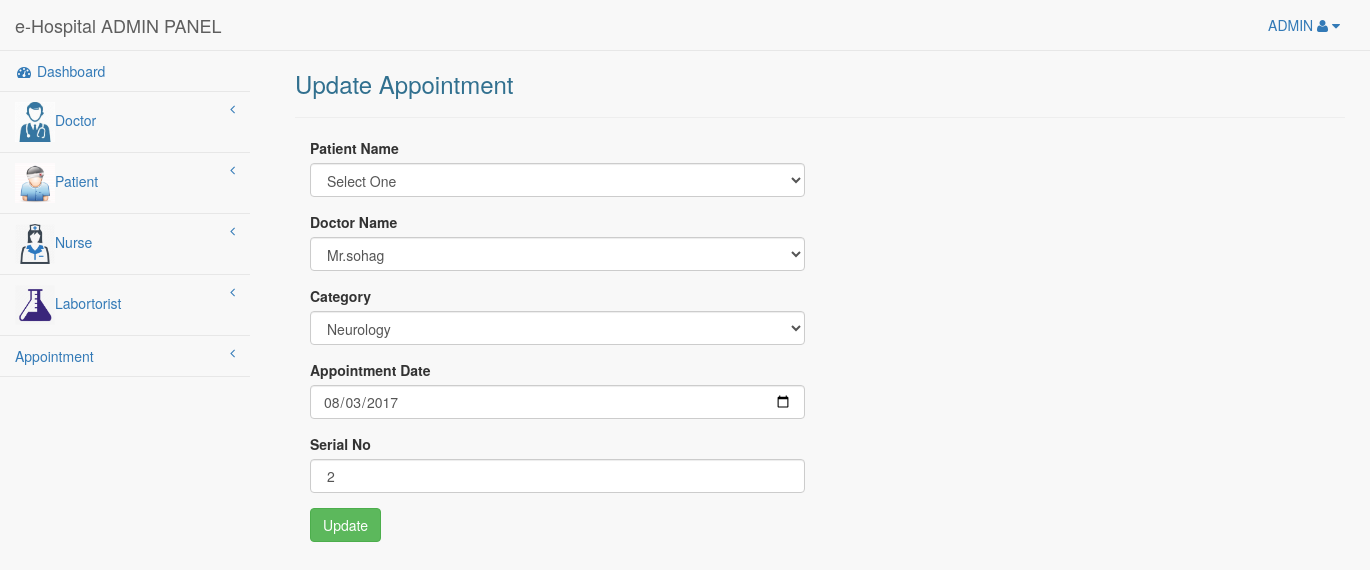
/view/admin/appointment/edit.php?id=55191f1fe7e8dec84c719f953fb4f6a7 (signed in), run on the app's committed database.
### tables this page shows
CREATE TABLE IF NOT EXISTS `appointment` (
  `id` int(11) NOT NULL AUTO_INCREMENT,
  `patient` varchar(255) NOT NULL,
  `doctor` varchar(255) NOT NULL,
  `category` varchar(255) NOT NULL,
  `apt_date` varchar(255) NOT NULL,
  `serial_no` varchar(255) NOT NULL,
  `unique_id` varchar(255) NOT NULL,
  `created_at` timestamp NOT NULL DEFAULT CURRENT_TIMESTAMP ON UPDATE CURRENT_TIMESTAMP,
  `modified_at` timestamp NOT NULL DEFAULT '0000-00-00 00:00:00',
  `deleted_at` datetime NOT NULL,
  PRIMARY KEY (`id`)
);

### src/admin/Helper/Connection.php (called while the page is built, shortened)
<?php
class Connection
{
    private $user = 'root';
    private $pass = '';
    public function __construct(){
        try {
            $this->con=new PDO('mysql:host=localhost;dbname=hospital',$this->user, $this->pass);
        } catch (PDOException $e) {
            print "Error!: " . $e->getMessage() . "<br/>";
            die();
        }
    }
}

### src/admin/Appointment/Appointment.php (called while the page is built, shortened)
<?php
class Appointment extends Connection
{
    public function view($id)
    {
        try {
            $stmt = $this->con->prepare("SELECT * FROM `appointment` WHERE unique_id=:dd");
            $stmt->bindValue(':dd', $id, PDO::PARAM_INT);
            $stmt->execute();
            return $stmt->fetch(PDO::FETCH_ASSOC);
        } catch (PDOException $e) {
            print "Error!: " . $e->getMessage() . "<br/>";
            die();
        }
    }
}

### view/admin/appointment/edit.php (the view, shortened to what this page needs)
<?php
include_once '../include/header.php';
$appointment = new \App\admin\Appointment\Appointment();
$appointment = $appointment->view($_GET['id']);
?>
<div class="" style=" margin-left: 280px;">
    <div class="col-md-12" style="width: 1080px;">
        <div class="h3 text-info text-left">Update Appointment</div>
        <hr>
        <div class="col-md-6">
            <form action="view/admin/appointment/update.php" method="post" enctype="multipart/form-data">
                <div class="form-group">
                    <label>Patient Name</label>
                    <select name="patient" id="" class="form-control">
                        <option>Select One</option>
                    </select>
                </div>
                <div class="form-group">
                    <label>Doctor Name</label>
                    <select name="doctor" id="" class="form-control">
                        <option <?php echo ($appointment['doctor']=='Mr.sohag')?'selected':'' ?> value="Mr.sohag">Mr.sohag</option>
                    </select>
                </div>
                <div class="form-group">
                    <label>Category</label>
                    <select name="category" id="" class="form-control">
                        <option <?php echo ($appointment['category']=='Neurology')?'selected':'' ?> value="Neurology">Neurology</option>
                    </select>
                </div>
                <div class="form-group">
                    <label for="">Appointment Date </label>
                    <input type="date" name="apt_date" id="" value="<?php print $appointment['apt_date'];?>" class="form-control form-control-sm">
                </div>
                <div class="form-group">
                    <label for="">Serial No</label>
                    <input type="text" name="serial_no" value="<?php print $appointment['serial_no'];?>" placeholder="Serial Number" id="serial_no" class="form-control form-control-sm">
                </div>
                <div class="form-group">
                    <input type="submit" class="btn btn-success" name="submit" id="submit"value="Update">
                </div>
            </form>
        </div>
    </div>
</div>
<?php include_once '../include/footer.php'; ?>

### data on the page
appointment: doctor "Mr.sohag", category "Neurology", apt_date "08/03/2017", serial_no "2"
